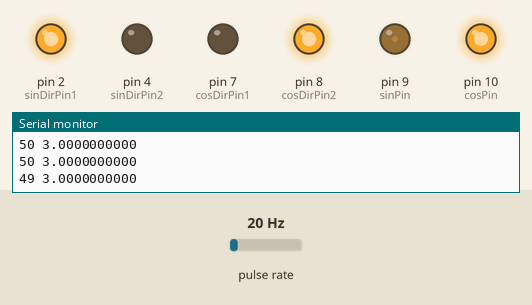
A program run on a simulated Arduino Uno, built with avr-gcc and run on an emulated ATmega328P. On the bench: output pins drawn as LEDs (lit = HIGH), the last lines printed to the serial monitor. Wiring (inferred from the names in the program): pulse sensor: data pin 3. The inputs (shaded band) are chosen by the test bench; at power-on: pulse rate 20 Hz.

Above: at 1.2 s.
1.3 s: pulse rate (sensor on pin 3) set to 4 Hz
At 2.8 s:
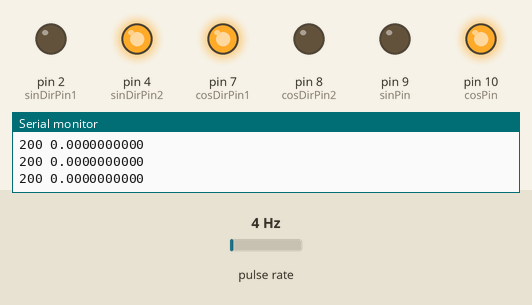
3.1 s: pulse rate (sensor on pin 3) set to 8 Hz
At 4.7 s:
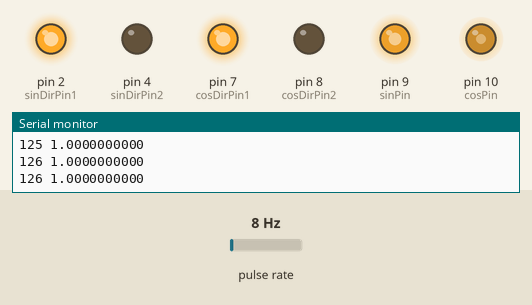
5.0 s: pulse rate (sensor on pin 3) set to 11 Hz
At 6.4 s:
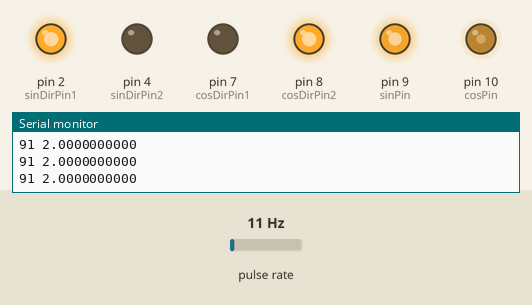
6.7 s: pulse rate (sensor on pin 3) set to 150 Hz
At 7.9 s:
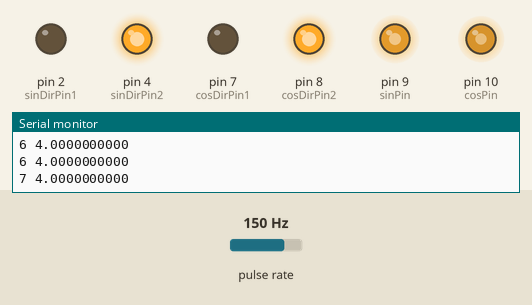
8.2 s: pulse rate (sensor on pin 3) set to 142 Hz
10.0 s: pulse rate (sensor on pin 3) set to 138 Hz
At 11.6 s:
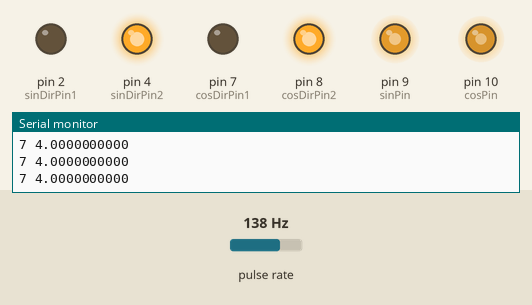
Timing chart, 0 to 13.1 s (numbered marks = the images above; inputs shaded):
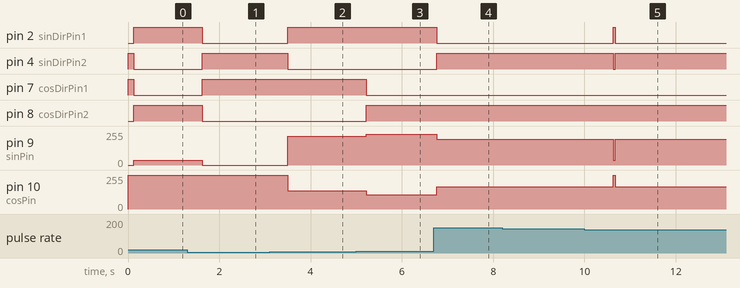

The program:

main.cpp
```cpp
#include <Arduino.h>

// Code adapted from https://forum.arduino.cc/index.php?topic=22480.0

//the mathematical constant pi, because we are using radians instead of degrees.
// 360 degrees = 2*pi, 180 = pi, 90 = pi/2, etc.
const float pi = 3.14159;

const float stepSize = 0.1; //This is the step size for incrementing the angle (in radians)

//this is the maximum resolution of the PWM output.
const int maxAnalogRes = 255;

/* Define the pins the meter is connected to. We need 1 PWM to vary the voltage in
* each coil, and two more pins to reverse the polarity in that coil. So a total
* of 6 pins (3 per coil).
*/
const int sinPin = 9;     // ENA
const int cosPin = 10;    // ENB
const int sinDirPin1 = 2; // IN1
const int sinDirPin2 = 4; // IN2
const int cosDirPin1 = 7; // IN3
const int cosDirPin2 = 8; // IN4

// SIN+ -> OUT1
// SIN- -> OUT2
// COS+ -> OUT3
// COS- -> OUT4

const int tachoPin = 3;
int millisPer1000rpm = 60;
unsigned long tachoTime = 0;
unsigned long timeElapsed = 0;

// milliseconds between each angular step.
int delayTime = 40;

// setMeterPosition() - put it at the angle in radians
void setMeterPosition(float pos)
{

    // Calculate the voltage on the PWM pins based on the angle we want
    float sinCoilValue = maxAnalogRes * sin(pos);
    float cosCoilValue = maxAnalogRes * cos(pos);

    // change the polarity of the coil depending on the sign of the voltage level
    if (sinCoilValue <= 0)
    {
        digitalWrite(sinDirPin1, LOW);  //Change to LOW if using relays
        digitalWrite(sinDirPin2, HIGH); //comment this line out if using relays
    }
    else
    {
        digitalWrite(sinDirPin1, HIGH); //Change to HIGH if using relays
        digitalWrite(sinDirPin2, LOW);  //comment this line out if using relays
    }
    if (cosCoilValue <= 0)
    {
        digitalWrite(cosDirPin1, LOW);  //Change to LOW if using relays
        digitalWrite(cosDirPin2, HIGH); //comment this line out if using relays
    }
    else
    {
        digitalWrite(cosDirPin1, HIGH); //Change to HIGH if using relays
        digitalWrite(cosDirPin2, LOW);  //comment this line out if using relays
    }

    // take the absolute value because analogWrite doesn't take negatives
    sinCoilValue = abs(sinCoilValue);
    cosCoilValue = abs(cosCoilValue);

    analogWrite(sinPin, sinCoilValue);
    analogWrite(cosPin, cosCoilValue);
}

void tachoInterrupt() {
    if (tachoTime > 0) {
        timeElapsed = millis() - tachoTime;
        tachoTime = millis();
        if (timeElapsed > 200) timeElapsed = 200;
        if (timeElapsed < 0) timeElapsed = 0;
    } else {
        tachoTime = millis();
    }
}

void setup()
{
    Serial.begin(9600);

    //Set the pins to OUTPUT
    pinMode(sinPin, OUTPUT);
    pinMode(cosPin, OUTPUT);
    pinMode(sinDirPin1, OUTPUT);
    pinMode(sinDirPin2, OUTPUT);
    pinMode(cosDirPin1, OUTPUT);
    pinMode(cosDirPin2, OUTPUT);

    // Set the initial direction as "forward". Of course it could be "reverse" depending on which lead you connected :-).
    digitalWrite(sinDirPin1, HIGH);
    digitalWrite(sinDirPin2, LOW);
    digitalWrite(cosDirPin1, HIGH);
    digitalWrite(cosDirPin2, LOW);

    setMeterPosition(0);
    attachInterrupt(digitalPinToInterrupt(tachoPin), tachoInterrupt, RISING);
}

void loop() // run over and over again
{
    if (timeElapsed > 0) {
        float pos = map(timeElapsed, 200, 8.57, 0, pi/5*7);
        setMeterPosition(pos);
        Serial.print(timeElapsed, DEC);
        Serial.print(" ");
        Serial.println(pos, DEC);
    } else {
        //setMeterPosition(0);
    }

    delay(40);

    // //Rotate 0 through 360 degrees (OK, really 2*pi radians, but who cares?)
    // for (float i = 0; i < (2 * pi); i = i + stepSize)
    // {
    //     setMeterPosition(i);
    //     delay(delayTime); // waits for delayTime milliseconds
    // }

    // //Rotate 360 through 0 degrees
    // for (float i = (2 * pi); i > 0; i = i - stepSize)
    // {
    //     setMeterPosition(i);
    //     delay(delayTime); // waits for delayTime milliseconds
    // }
}
```

Measured:
- the behaviour switches between 6 and 7 Hz on pulse rate (sensor on pin 3) (found by bisection; images 1 and 2)
- the behaviour switches between 9 and 10 Hz on pulse rate (sensor on pin 3) (found by bisection; images 2 and 3)
- after the input at 1.3 s, pin 2 (sinDirPin1), pin 8 (cosDirPin2): HIGH → LOW after 0.32 s; pin 4 (sinDirPin2), pin 7 (cosDirPin1): LOW → HIGH after 0.32 s; pin 9 (sinPin): 35/255 → 0/255 after 0.32 s; pin 10 (cosPin): 252/255 → 255/255 after 0.32 s
- after the input at 3.1 s, pin 2 (sinDirPin1): LOW → HIGH after 0.40 s; pin 4 (sinDirPin2): HIGH → LOW after 0.40 s; pin 9 (sinPin): 0/255 → 214/255 after 0.40 s; pin 10 (cosPin): 255/255 → 137/255 after 0.40 s
- after the input at 5.0 s, pin 7 (cosDirPin1): HIGH → LOW after 0.22 s; pin 8 (cosDirPin2): LOW → HIGH after 0.22 s; pin 9 (sinPin): 214/255 → 231/255 after 0.22 s; pin 10 (cosPin): 137/255 → 106/255 after 0.22 s
- after the input at 6.7 s, pin 2 (sinDirPin1): HIGH → LOW after 0.06 s; pin 4 (sinDirPin2): LOW → HIGH after 0.06 s; pin 9 (sinPin): 231/255 → 192/255 after 0.06 s; pin 10 (cosPin): 106/255 → 166/255 after 0.06 s
- after the input at 10.0 s, pin 2 (sinDirPin1): LOW → HIGH after 0.64 s, → LOW 0.04 s later; pin 4 (sinDirPin2): HIGH → LOW after 0.64 s, → HIGH 0.04 s later; pin 9 (sinPin): 192/255 → 35/255 after 0.64 s, → 192/255 0.04 s later; pin 10 (cosPin): 166/255 → 252/255 after 0.64 s, → 166/255 0.04 s later
